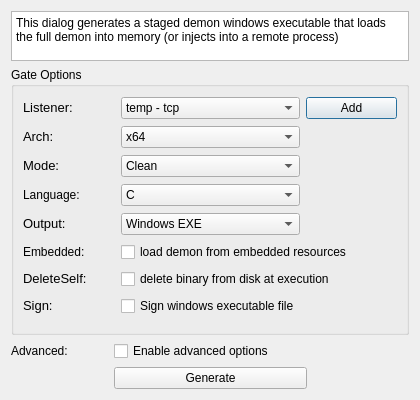
<?xml version="1.0" encoding="UTF-8"?>
<ui version="4.0">
 <class>AboutDialog</class>
 <widget class="QDialog" name="AboutDialog">
  <property name="geometry">
   <rect>
    <x>0</x>
    <y>0</y>
    <width>420</width>
    <height>400</height>
   </rect>
  </property>
  <property name="minimumSize">
   <size>
    <width>420</width>
    <height>400</height>
   </size>
  </property>
  <property name="maximumSize">
   <size>
    <width>420</width>
    <height>400</height>
   </size>
  </property>
  <property name="windowTitle">
   <string>AboutDialog</string>
  </property>
  <layout class="QGridLayout" name="gridLayout_2">
   <item row="1" column="0" colspan="4">
    <widget class="QGroupBox" name="groupBox">
     <property name="title">
      <string>Gate Options</string>
     </property>
     <layout class="QGridLayout" name="gridLayout">
      <item row="4" column="1">
       <widget class="QComboBox" name="comboBox_4">
        <item>
         <property name="text">
          <string>Windows EXE</string>
         </property>
        </item>
        <item>
         <property name="text">
          <string>Windows Service EXE</string>
         </property>
        </item>
        <item>
         <property name="text">
          <string>Windows DLL</string>
         </property>
        </item>
        <item>
         <property name="text">
          <string>Windows Reflective DLL</string>
         </property>
        </item>
       </widget>
      </item>
      <item row="3" column="1">
       <widget class="QComboBox" name="comboBox_5">
        <item>
         <property name="text">
          <string>C</string>
         </property>
        </item>
        <item>
         <property name="text">
          <string>Nim</string>
         </property>
        </item>
        <item>
         <property name="text">
          <string>Golang</string>
         </property>
        </item>
        <item>
         <property name="text">
          <string>C#</string>
         </property>
        </item>
        <item>
         <property name="text">
          <string>Powershell</string>
         </property>
        </item>
       </widget>
      </item>
      <item row="1" column="1">
       <widget class="QComboBox" name="comboBox_Source">
        <item>
         <property name="text">
          <string>x64</string>
         </property>
        </item>
        <item>
         <property name="text">
          <string>x86</string>
         </property>
        </item>
        <item>
         <property name="text">
          <string>arm64</string>
         </property>
        </item>
       </widget>
      </item>
      <item row="7" column="1">
       <widget class="QCheckBox" name="checkBox_2">
        <property name="text">
         <string>Sign windows executable file</string>
        </property>
       </widget>
      </item>
      <item row="1" column="0">
       <widget class="QLabel" name="label_Host">
        <property name="text">
         <string>&lt;html&gt;&lt;head/&gt;&lt;body&gt;&lt;p&gt;&lt;span style=&quot; font-size:10pt;&quot;&gt;Arch:&lt;/span&gt;&lt;/p&gt;&lt;/body&gt;&lt;/html&gt;</string>
        </property>
       </widget>
      </item>
      <item row="4" column="0">
       <widget class="QLabel" name="label_7">
        <property name="text">
         <string>&lt;html&gt;&lt;head/&gt;&lt;body&gt;&lt;p&gt;&lt;span style=&quot; font-size:10pt;&quot;&gt;Output:&lt;/span&gt;&lt;/p&gt;&lt;/body&gt;&lt;/html&gt;</string>
        </property>
       </widget>
      </item>
      <item row="2" column="0">
       <widget class="QLabel" name="label_Port">
        <property name="text">
         <string>&lt;html&gt;&lt;head/&gt;&lt;body&gt;&lt;p&gt;&lt;span style=&quot; font-size:10pt;&quot;&gt;Mode:&lt;/span&gt;&lt;/p&gt;&lt;/body&gt;&lt;/html&gt;</string>
        </property>
       </widget>
      </item>
      <item row="6" column="0">
       <widget class="QLabel" name="label_User">
        <property name="text">
         <string>&lt;html&gt;&lt;head/&gt;&lt;body&gt;&lt;p&gt;&lt;span style=&quot; font-size:10pt;&quot;&gt;DeleteSelf:&lt;/span&gt;&lt;/p&gt;&lt;/body&gt;&lt;/html&gt;</string>
        </property>
       </widget>
      </item>
      <item row="6" column="1" colspan="2">
       <widget class="QCheckBox" name="checkBox">
        <property name="text">
         <string>delete binary from disk at execution</string>
        </property>
       </widget>
      </item>
      <item row="3" column="0">
       <widget class="QLabel" name="label_8">
        <property name="text">
         <string>Language:</string>
        </property>
       </widget>
      </item>
      <item row="2" column="1">
       <widget class="QComboBox" name="comboBox_3">
        <item>
         <property name="text">
          <string>Clean</string>
         </property>
        </item>
        <item>
         <property name="text">
          <string>Ninja</string>
         </property>
        </item>
        <item>
         <property name="text">
          <string>Ghost</string>
         </property>
        </item>
       </widget>
      </item>
      <item row="0" column="0">
       <widget class="QLabel" name="label_Name">
        <property name="text">
         <string>&lt;html&gt;&lt;head/&gt;&lt;body&gt;&lt;p&gt;&lt;span style=&quot; font-size:10pt;&quot;&gt;Listener:&lt;/span&gt;&lt;/p&gt;&lt;/body&gt;&lt;/html&gt;</string>
        </property>
       </widget>
      </item>
      <item row="7" column="0">
       <widget class="QLabel" name="label_Password">
        <property name="text">
         <string>&lt;html&gt;&lt;head/&gt;&lt;body&gt;&lt;p&gt;&lt;span style=&quot; font-size:10pt;&quot;&gt;Sign:&lt;/span&gt;&lt;/p&gt;&lt;/body&gt;&lt;/html&gt;</string>
        </property>
       </widget>
      </item>
      <item row="5" column="0">
       <widget class="QLabel" name="label_9">
        <property name="text">
         <string>Embedded:</string>
        </property>
       </widget>
      </item>
      <item row="5" column="1" colspan="2">
       <widget class="QCheckBox" name="checkBox_4">
        <property name="text">
         <string>load demon from embedded resources</string>
        </property>
       </widget>
      </item>
      <item row="0" column="1">
       <widget class="QComboBox" name="comboBox_PassType">
        <item>
         <property name="text">
          <string>temp - tcp</string>
         </property>
        </item>
       </widget>
      </item>
      <item row="0" column="2">
       <widget class="QPushButton" name="pushButton_New_Profile">
        <property name="text">
         <string>Add</string>
        </property>
       </widget>
      </item>
     </layout>
    </widget>
   </item>
   <item row="2" column="0">
    <widget class="QLabel" name="label_Name">
     <property name="text">
      <string>Advanced:</string>
     </property>
    </widget>
   </item>
   <item row="2" column="1" colspan="3">
    <widget class="QCheckBox" name="checkBox_3">
     <property name="text">
      <string>Enable advanced options</string>
     </property>
    </widget>
   </item>
   <item row="0" column="0" colspan="4">
    <widget class="QTextEdit" name="EventLogText">
     <property name="minimumSize">
      <size>
       <width>380</width>
       <height>45</height>
      </size>
     </property>
     <property name="maximumSize">
      <size>
       <width>575</width>
       <height>50</height>
      </size>
     </property>
     <property name="readOnly">
      <bool>true</bool>
     </property>
     <property name="html">
      <string>&lt;!DOCTYPE HTML PUBLIC &quot;-//W3C//DTD HTML 4.0//EN&quot; &quot;http://www.w3.org/TR/REC-html40/strict.dtd&quot;&gt;
&lt;html&gt;&lt;head&gt;&lt;meta name=&quot;qrichtext&quot; content=&quot;1&quot; /&gt;&lt;style type=&quot;text/css&quot;&gt;
p, li { white-space: pre-wrap; }
&lt;/style&gt;&lt;/head&gt;&lt;body style=&quot; font-family:'Sans Serif'; font-size:9pt; font-weight:400; font-style:normal;&quot;&gt;
&lt;p style=&quot; margin-top:0px; margin-bottom:0px; margin-left:0px; margin-right:0px; -qt-block-indent:0; text-indent:0px;&quot;&gt;This dialog generates a staged demon windows executable that loads the full demon into memory (or injects into a remote process)&lt;/p&gt;&lt;/body&gt;&lt;/html&gt;</string>
     </property>
    </widget>
   </item>
   <item row="3" column="1" colspan="2">
    <widget class="QPushButton" name="pushButton_Connect">
     <property name="text">
      <string>Generate</string>
     </property>
    </widget>
   </item>
  </layout>
 </widget>
 <resources/>
 <connections/>
</ui>
